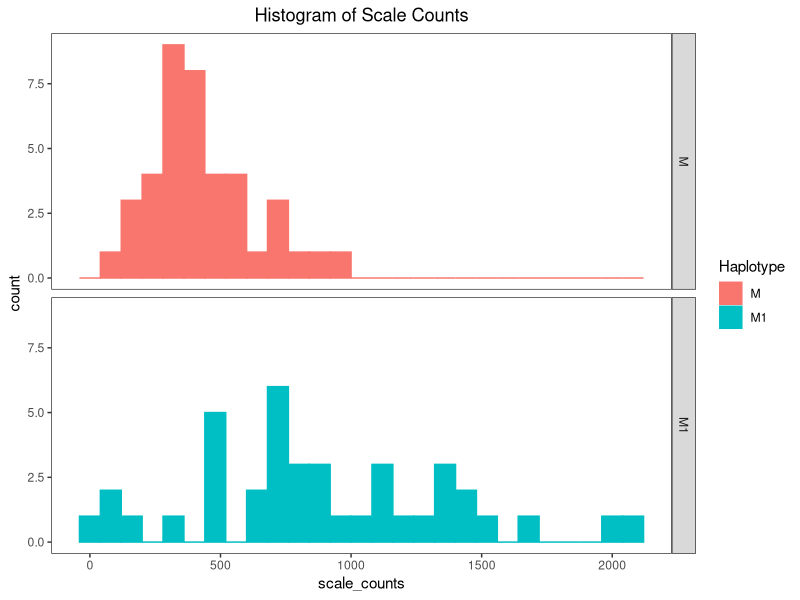
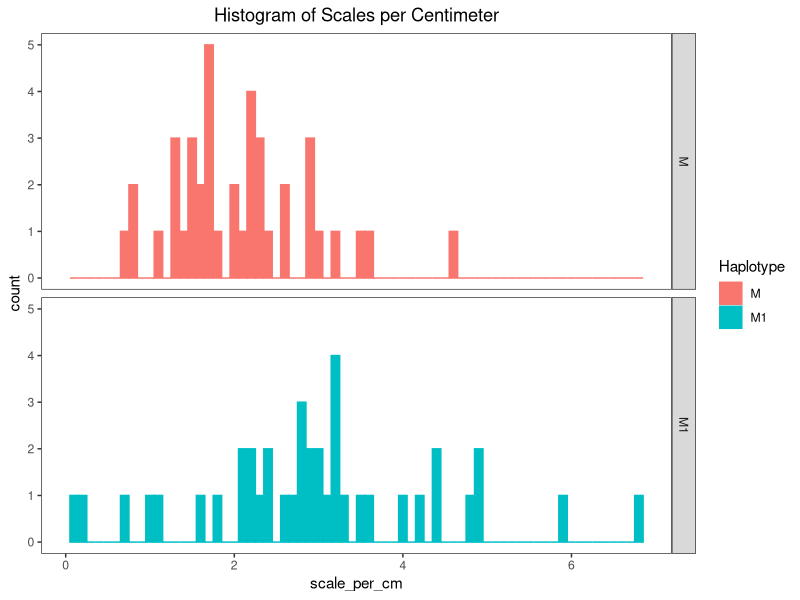
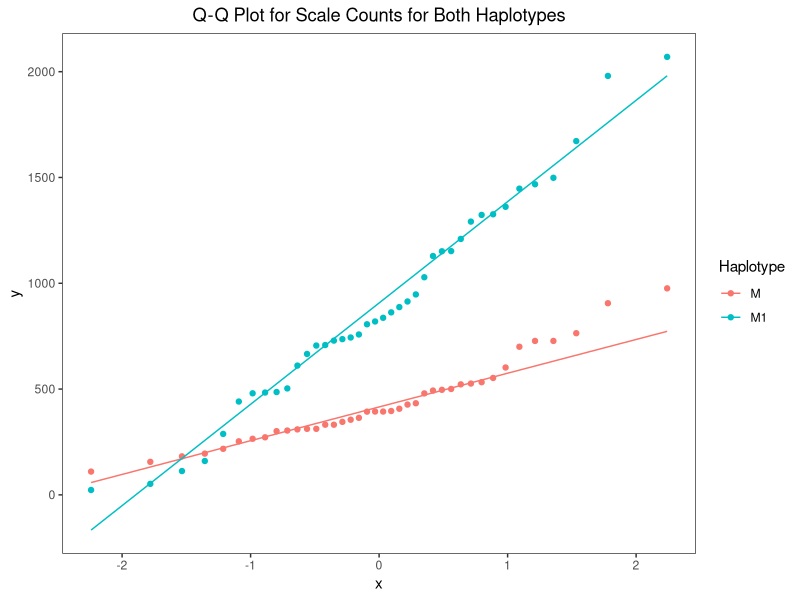
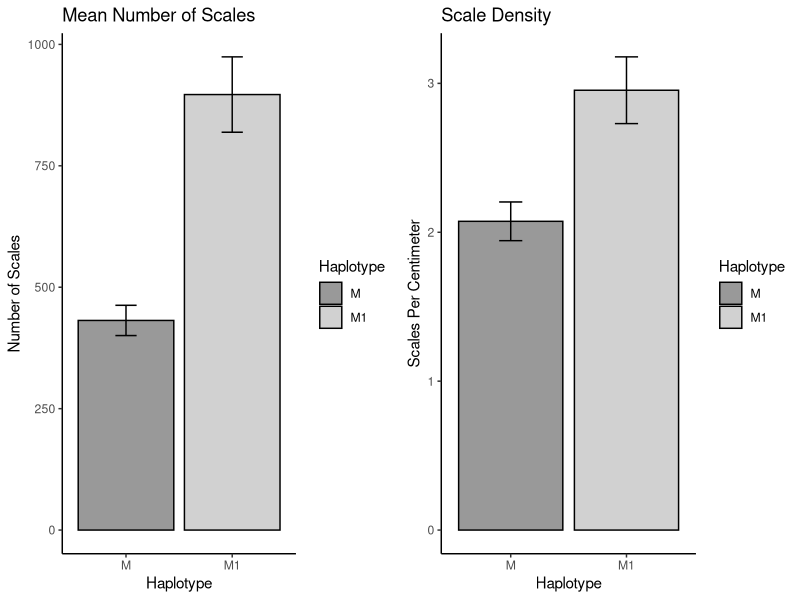
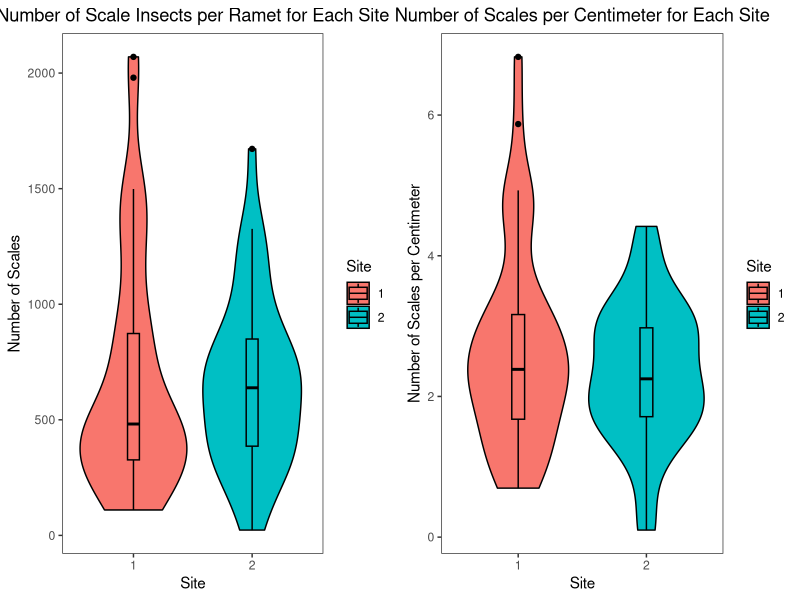
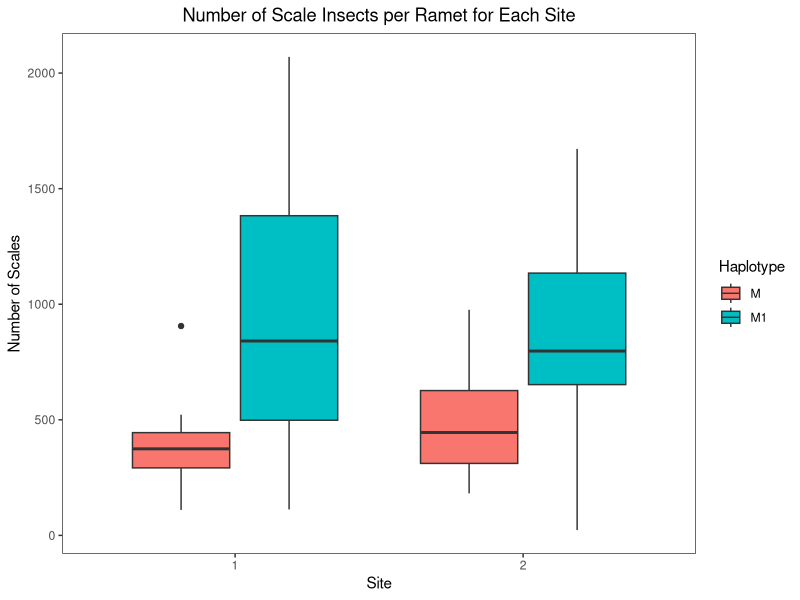

Here is the R script that generated these plots, in order:
## ---- chunk 1
library(ggplot2)
library(tidyverse)

#load in data
phrag_cleaned <- read.csv("data_output/phrag_cleaned.csv")
## ---- chunk 2
#create a table containing the mean scale counts for both haplotypes
meancounts <- phrag_cleaned %>% 
  group_by(Haplotype) %>% 
  summarize(mean = mean(scale_counts))

#create a histogram showing the distribution of scale counts for each haplotype
scalecount_distribution <- ggplot(data = phrag_cleaned, mapping = aes(scale_counts, color = Haplotype, fill = Haplotype)) +
  geom_histogram(binwidth = 80) +
  labs(title = "Histogram of Scale Counts") +
  theme_bw() +
  theme(panel.grid = element_blank(), plot.title = element_text(hjust = 0.5))+
  facet_grid(Haplotype ~ .)

print(scalecount_distribution)
## ---- chunk 3
#create table containing mean scales per centimeter for both haplotypes
mean_per_cm <- phrag_cleaned %>% 
  group_by(Haplotype) %>% 
  summarize(mean = mean(scale_per_cm))

#create a histogram showing distribution of scale_per_cm for both haplotypes
scalepercm_distribution <- ggplot(data = phrag_cleaned, mapping = aes(scale_per_cm, color = Haplotype, fill = Haplotype)) +
  geom_histogram(binwidth = 0.1) + 
  labs(title = "Histogram of Scales per Centimeter") +
  theme_bw() +
  theme(panel.grid = element_blank(), plot.title = element_text(hjust = 0.5))+
  facet_grid(Haplotype ~ .)

print(scalepercm_distribution)
## ---- chunk 4
scalecount_qq <- ggplot(data = phrag_cleaned, mapping = aes(sample = scale_counts, color = Haplotype, fill = Haplotype)) +
  geom_qq() +
  geom_qq_line() +
  labs(title = "Q-Q Plot for Scale Counts for Both Haplotypes") +
  theme_bw() +
  theme(panel.grid = element_blank(), plot.title = element_text(hjust = 0.5))

print(scalecount_qq)
## ---- chunk 5
#Create new tibble where values are grouped by Haplotype
phrag_haplotype_ttest <- phrag_cleaned %>% 
  group_by(Haplotype) %>% 
  as.data.frame()
#perform a t-test comparing the mean number of scales for each of the two haplotypes and save results
scale_counts_haplotype_ttest <- t.test(scale_counts ~ Haplotype, data = phrag_haplotype_ttest)
per_cm_haplotype_ttest <- t.test(scale_per_cm ~ Haplotype, data = phrag_haplotype_ttest)
## ---- chunk 6
#print the results for the two ttests
print(scale_counts_haplotype_ttest)
print(per_cm_haplotype_ttest)
## ---- chunk 7
#visualize data using a barplot
#number of scales per ramet
#Create a tibble of the summary stats to include error bars
counts.summary <- phrag_cleaned %>% 
  select(Haplotype, scale_counts) %>%
  group_by(Haplotype) %>% 
  summarize(mean_scalecounts = mean(scale_counts), se_scalecounts = sd(scale_counts)/sqrt(length(scale_counts)))

scale_barplot <- ggplot(data = counts.summary, mapping = aes(x = Haplotype, y = mean_scalecounts, color = Haplotype, fill = Haplotype)) + 
  geom_col(color = "black") +
  geom_errorbar(aes(ymin = mean_scalecounts - se_scalecounts, ymax = mean_scalecounts + se_scalecounts), width = 0.2, position = position_dodge(0.9), color = "black") +
  labs(x = "Haplotype", y = "Number of Scales", 
       title = "Mean Number of Scales") +
  theme_classic() +
  scale_fill_manual(values = c('#999999', 'gray82'))

#scales per cm
#Create a tibble of the summary stats to include error bars
density.summary <- phrag_cleaned %>% 
  select(Haplotype, scale_per_cm) %>%
  group_by(Haplotype) %>% 
  summarize(mean_scalepercm = mean(scale_per_cm), se_scalepercm = sd(scale_per_cm)/sqrt(length(scale_per_cm)))

scale_per_cm_barplot <- ggplot(data = density.summary, mapping = aes(x = Haplotype, y = mean_scalepercm, fill = Haplotype)) +
  geom_col(color = "black") +
  geom_errorbar(aes(ymin = mean_scalepercm - se_scalepercm, ymax = mean_scalepercm + se_scalepercm), width = 0.2, position = position_dodge(0.9),color = "black") +
  labs(x = "Haplotype", y = "Scales Per Centimeter", 
       title = "Scale Density") +
  theme_classic() +
  scale_fill_manual(values = c('#999999', 'gray82'))
## ---- chunk 8
#create grid to visualize both violin plots next to one another 
library(gridExtra)
combinedplot <- grid.arrange(scale_barplot, scale_per_cm_barplot, ncol = 2, widths = c(10,10))
## ---- chunk 9
#Create new tibble where values are grouped by site
phrag_site_ttest <- phrag_cleaned %>% 
  group_by(Site) %>% 
  as.data.frame()
#perform a t-test comparing the mean number of scales for each of the two haplotypes and save results
scale_counts_site_ttest <- t.test(scale_counts ~ Site, data = phrag_site_ttest)
per_cm_site_ttest <- t.test(scale_per_cm ~ Site, data = phrag_site_ttest)
## ---- chunk 10
#print the results for the two ttests
print(scale_counts_site_ttest)
print(per_cm_site_ttest)
## ---- chunk 11
phrag_cleaned$Site <- as.factor(phrag_cleaned$Site) #Change site numbers to factor with 2 levels (1 and 2)
## ---- chunk 12
#visualize data using a violin plot
site_violin <- ggplot(data = phrag_cleaned, mapping = aes(x = Site, y = scale_counts, color = Site, fill = Site)) + 
  geom_violin(color = "black") +
  geom_boxplot(width = 0.1, color = "black") +
  labs(x = "Site", y = "Number of Scales", 
       title = "Number of Scale Insects per Ramet for Each Site") +
  theme_bw() +
  theme(panel.grid = element_blank(), plot.title = element_text(hjust = 0.5))

site_per_cm_violin <- ggplot(data = phrag_cleaned, mapping = aes(x = Site, y = scale_per_cm, color = Site, fill = Site)) + 
  geom_violin(color = "black") +
  geom_boxplot(width = 0.1, color = "black") +
  labs(x = "Site", y = "Number of Scales per Centimeter", 
       title = "Number of Scales per Centimeter for Each Site") +
  theme_bw() +
  theme(panel.grid = element_blank(), plot.title = element_text(hjust = 0.5))
## ---- chunk 13
#create grid to visualize both violin plots next to one another 
grid.arrange(site_violin, site_per_cm_violin, ncol = 2, widths = c(10,10))
## ---- chunk 14
#perform a t-test comparing the stem heights for each of the two haplotypes and save results
phrag_height_ttest <- t.test(Stem_Height ~ Haplotype, data = phrag_cleaned)
## ---- chunk 15
#print the results for the two ttests
print(phrag_height_ttest)
## ---- chunk 16
#perform a t-test comparing the stem heights for each of the two haplotypes and save results
phrag_density_ttest <- t.test(Total ~ Haplotype, data = phrag_cleaned)
## ---- chunk 17
#print the results for the two ttests
print(phrag_density_ttest)
## ---- chunk 18
#perform a t-test comparing the stem heights for each of the two haplotypes and save results
dead_ratio <- phrag_cleaned %>% 
  select(Haplotype, Dead, Living, Total) %>% 
  mutate(ratio = Dead/Total)

phrag_deadratio_ttest <- t.test(ratio ~ Haplotype, data = dead_ratio)
## ---- chunk 19
#print the results for the two ttests
print(phrag_deadratio_ttest)
## ---- chunk 20
scale_count_aov = aov(phrag_cleaned$scale_counts ~ Site * Haplotype, data = phrag_cleaned) #do the analysis of variance
summary(scale_count_aov) #show the summary table
print(model.tables(scale_count_aov, "means"), digits=3) #report the means and the number of subjects/cell
## ---- chunk 21
#visualize all four plots together using violin plot
aov_boxplot <-  ggplot(data = phrag_cleaned, mapping = aes(x = Site, y = scale_counts, fill = Haplotype)) +
  geom_boxplot() +
  labs(x = "Site", y = "Number of Scales", 
       title = "Number of Scale Insects per Ramet for Each Site") +
  theme_bw() +
  theme(panel.grid = element_blank(), plot.title = element_text(hjust = 0.5))

print(aov_boxplot)
## ---- chunk 22
scale_count_depth_aov = aov(phrag_cleaned$scale_counts ~ Haplotype * Depth, data = phrag_cleaned) #do the analysis of variance
summary(scale_count_depth_aov) #show the summary table
print(model.tables(scale_count_depth_aov, "means"), digits=3) #report the means and the number of subjects/cell
## ---- chunk 23
scale_count_height_aov = aov(phrag_cleaned$scale_counts ~ Haplotype * Stem_Height, data = phrag_cleaned) #do the analysis of variance
summary(scale_count_height_aov) #show the summary table
print(model.tables(scale_count_height_aov, "means"), digits=3) #report the means and the number of subjects/cell
